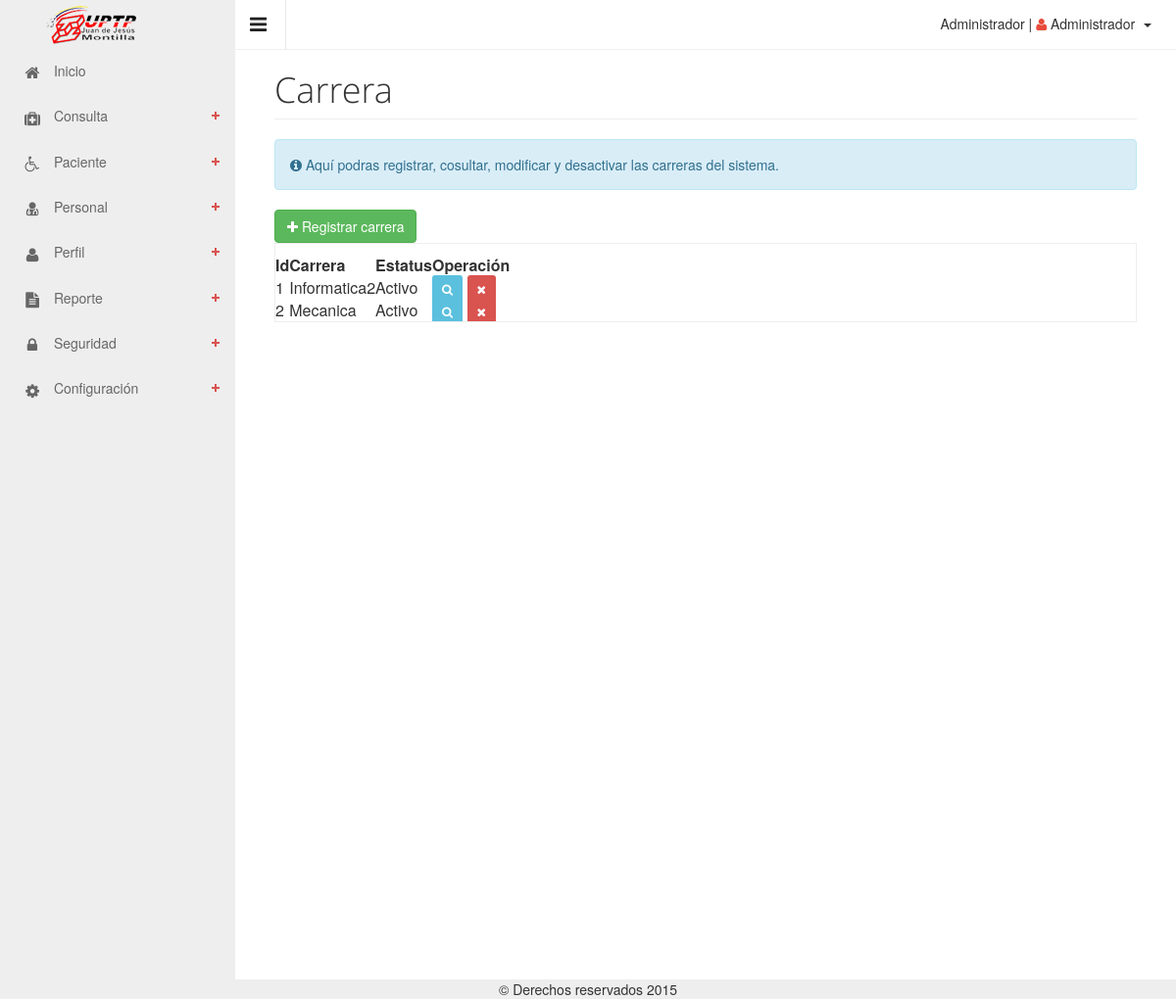
Screenshot of /vista/intranet.php?vista=configuracion/carrera (signed in) with the database file from the repository.
### tables this page shows
CREATE TABLE IF NOT EXISTS `tcarrera` (
  `idtcarrera` int(11) NOT NULL AUTO_INCREMENT,
  `carrera` varchar(45) NOT NULL,
  `estatuscarrera` int(11) NOT NULL,
  PRIMARY KEY (`idtcarrera`)
);

### modelo/m_mysql.php (called while the page is built, shortened)
<?php
class bd_my
{
	private $servidor = 'localhost';
	private $usuario = 'root';
	private $clave = '';
	private $con;
	protected function conectar()
	{
		$this->con=mysql_connect($this->servidor,$this->usuario,$this->clave);
	}
	protected function filtro($sql)
	{
	  	$lrTb=mysql_query($sql,$this->con) OR die(mysql_error());
	  	return $lrTb;
	}
    protected function proximo($result)
    {
      	$laRow=mysql_fetch_array($result);
      	return $laRow;
    }
}
?>

### modelo/m_carrera.php (called while the page is built, shortened)
<?php
	require_once('m_mysql.php');
	class claseCarrera extends bd_my
	{
		public function listar()
		{
			$Filas = array();
			$cont = 0;
			$sql="SELECT * FROM tcarrera;";
			$pcsql=$this->filtro($sql);
			while($laRow=$this->proximo($pcsql))
			{
				$Filas[$cont] = $laRow;
				$cont++;
			}
			return $Filas;
		}
	}
?>

### vista/configuracion/carrera.php (the view, shortened to what this page needs)
<h1 class="page-header">Carrera</h1>
<div class="alert alert-info" role="alert">
    <strong><i class="fa fa-info-circle"></i></strong> Aquí podras registrar, cosultar, modificar y desactivar las carreras del sistema.
</div>
<a class="btn btn-success" id="btn_registrar" href="?vista=configuracion/registrar_carrera"><i class="fa fa-plus"></i> Registrar carrera</a>
<form role="form" class="form" action="../control/c_carrera.php" method="POST" name="form_carrera" role="form" class="form">
    <table class="cell-border compact hover stripe" id="filtro">
        <thead>
            <th>Id</th><th>Carrera</th><th>Estatus</th><th>Operación</th>
        </thead>
        <tbody>
        <?php
                require_once('../modelo/m_carrera.php');
                $lobjCarrera=new claseCarrera;
                $laCarrera=$lobjCarrera->listar();
                for($i=0;$i<count($laCarrera);$i++)
                {
                    $estatus=($laCarrera[$i]['estatuscarrera']==1)?'Activo':'Inactivo';
                    echo '<tr>';
                    echo '<td>'.$laCarrera[$i]['idtcarrera'].'</td>';
                    echo '<td>'.$laCarrera[$i]['carrera'].'</td>';
                    echo '<td>'.$estatus.'</td>';
                    echo '<td>';
                        echo '<a class="btn-sm btn-info" href="#" onclick="buscar('.$laCarrera[$i]['idtcarrera'].')"><i class="fa fa-search icon-white"></i></a>';
                        if($laCarrera[$i]['estatuscarrera']=='1')
                        {
                            echo ' <a class="btn-sm btn-danger" href="#" onclick="desactivar('.$laCarrera[$i]['idtcarrera'].')" ><i class="fa fa-remove icon-white"></i></a>';
                        }
                        elseif (($laCarrera[$i]['estatuscarrera']=='0') OR ($laCarrera[$i]['estatuscarrera']==0) )
                        {
                            echo ' <a class="btn-sm btn-warning" title="Restaurar" href="#" onclick="activar('.$laCarrera[$i]['idtcarrera'].')" ><i class="fa fa-refresh fa-white"></i></a>';
                        }
                    echo "</td>";
                    echo '</tr>';
                }
            ?>
            </tbody>
    </table>
</form>

### rows the page displays
tcarrera: idtcarrera "1", carrera "Informatica2", estatuscarrera "Activo"
tcarrera: idtcarrera "2", carrera "Mecanica", estatuscarrera "Activo"

### other values shown
$laModulos[$i][1] "Consulta"
$laModulos[$i][1] "Paciente"
$laModulos[$i][1] "Personal"
$laModulos[$i][1] "Perfil"
$laModulos[$i][1] "Reporte"
$laModulos[$i][1] "Seguridad"
$laModulos[$i][1] "Configuración"
$_SESSION['nombreusuario'] "Administrador"
$_SESSION['nombrerol'] "Administrador"
